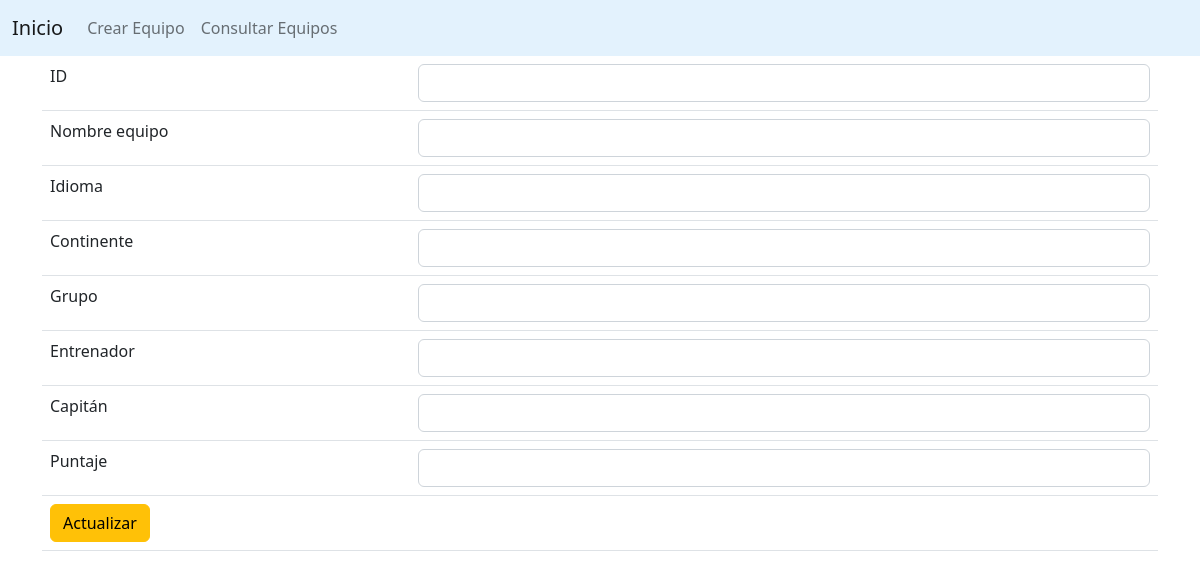
Page /12/edit on the earlier database version.
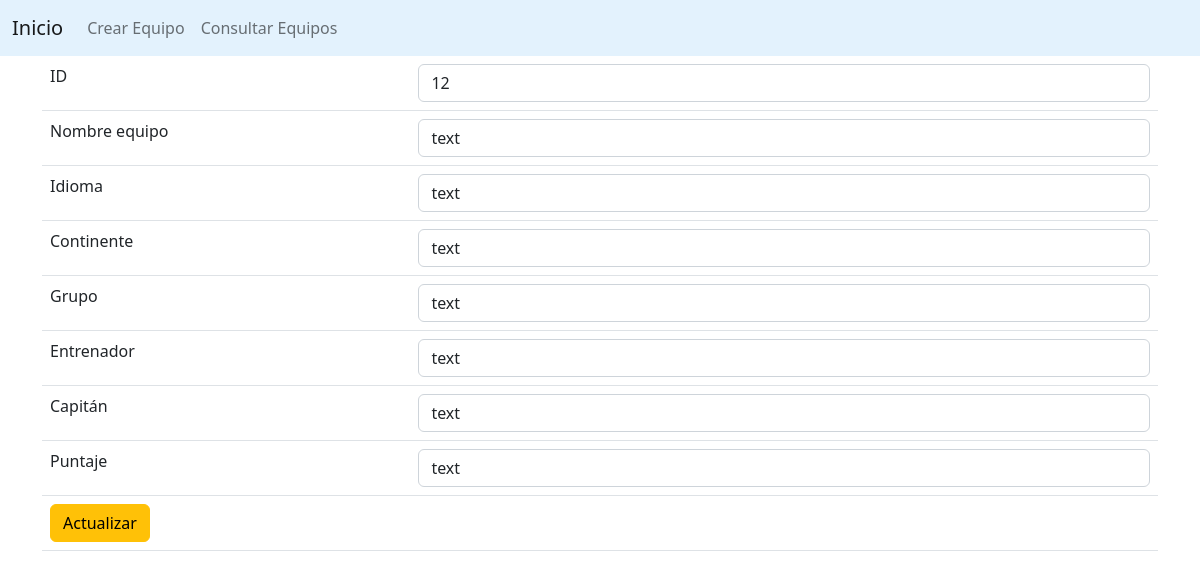
Same page on the later database version.
### models.py (models this page shows, shortened)
class ContactModel(db.Model):
	__tablename__ = "contacts"
	id = db.Column(db.Integer, primary_key=True)
	pais = db.Column(db.String())
	idioma = db.Column(db.String())
	continente = db.Column(db.String())
	grupo = db.Column(db.String())
	entrenador = db.Column(db.String())
	capitan = db.Column(db.String())
	puntaje = db.Column(db.Integer())

### app.py (the view)
@app.route('/<int:id>/edit', methods = ['GET'])
def returnUpdate(id):
	contact = ContactModel.query.filter_by(id=id).first()
	return render_template('update.html', contact = contact)

### templates/update.html (shortened to what this page needs)
{% extends 'master.html' %}
{% block body %}
<div class="container">
	<form method="post" action="/edit">
		<table class="table">
			<tr>
				<td>ID</td>
				<td><input type="text" name="id" class="form-control" value="{{ contact.id }}"></td>
			</tr>
			<tr>
				<td>Nombre equipo</td>
				<td><input type="text" name="pais" class="form-control" value="{{ contact.pais }}"></td>
			</tr>
			<tr>
				<td>Idioma</td>
				<td><input type="text" name="idioma" class="form-control" value="{{ contact.idioma }}"></td>
			</tr>
			<tr>
				<td>Continente</td>
				<td><input type="text" name="continente" class="form-control" value="{{ contact.continente }}"></td>
			</tr>
			<tr>
				<td>Grupo</td>
				<td><input type="text" name="grupo" class="form-control" value="{{ contact.grupo }}"></td>
			</tr>
			<tr>
				<td>Entrenador</td>
				<td><input type="text" name="entrenador" class="form-control" value="{{ contact.entrenador }}"></td>
			</tr>
			<tr>
				<td>Capitán</td>
				<td><input type="text" name="capitan" class="form-control" value="{{ contact.capitan }}"></td>
			</tr>
			<tr>
				<td>Puntaje</td>
				<td><input type="text" name="puntaje" class="form-control" value="{{ contact.puntaje }}"></td>
			</tr>
			<tr>
				<td colspan="2">
					<input type="submit" name="submit" value="Actualizar" class="btn btn-warning">
				</td>
			</tr>
		</table>
	</form>
</div>
{% endblock %}

Differences in the rows shown:
added ContactModel: id "12", pais "text", idioma "text", continente "text", grupo "text", entrenador "text", capitan "text", puntaje "text"
